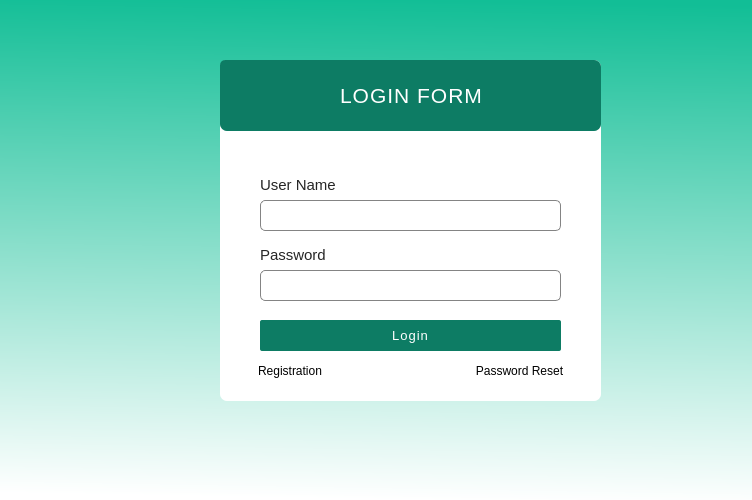
<?xml version="1.0" encoding="UTF-8"?>
<ui version="4.0">
 <class>login</class>
 <widget class="QWidget" name="login">
  <property name="geometry">
   <rect>
    <x>0</x>
    <y>0</y>
    <width>752</width>
    <height>500</height>
   </rect>
  </property>
  <property name="windowTitle">
   <string>Photoview</string>
  </property>
  <property name="windowIcon">
   <iconset>
    <normaloff>D:/projects/photoviewer/PhotoView/multimedia-photo-viewer-icon.png</normaloff>D:/projects/photoviewer/PhotoView/multimedia-photo-viewer-icon.png</iconset>
  </property>
  <property name="styleSheet">
   <string notr="true">*{
	background-color: qlineargradient(spread:pad, x1:0.511, y1:0, x2:0.483, y2:1, stop:0 rgba(18, 190, 150, 255), stop:1 rgba(255, 255, 255, 255));
}</string>
  </property>
  <widget class="QFrame" name="frame">
   <property name="geometry">
    <rect>
     <x>220</x>
     <y>60</y>
     <width>381</width>
     <height>341</height>
    </rect>
   </property>
   <property name="styleSheet">
    <string notr="true">*{
    border-radius:7px;
	background-color: white;
box-shadow: 5px 10px 8px #888888;
}</string>
   </property>
   <property name="frameShape">
    <enum>QFrame::StyledPanel</enum>
   </property>
   <property name="frameShadow">
    <enum>QFrame::Raised</enum>
   </property>
   <widget class="QFrame" name="frame_2">
    <property name="geometry">
     <rect>
      <x>0</x>
      <y>0</y>
      <width>381</width>
      <height>71</height>
     </rect>
    </property>
    <property name="styleSheet">
     <string notr="true">*{
    border-top-left-radius: 5px;
	
	background-color:rgb(13, 124, 100);
box-shadow:2px 3px 5px gray;
}</string>
    </property>
    <property name="frameShape">
     <enum>QFrame::StyledPanel</enum>
    </property>
    <property name="frameShadow">
     <enum>QFrame::Raised</enum>
    </property>
    <widget class="QLabel" name="label">
     <property name="geometry">
      <rect>
       <x>120</x>
       <y>10</y>
       <width>201</width>
       <height>51</height>
      </rect>
     </property>
     <property name="styleSheet">
      <string notr="true">*{
   color:white;
letter-spacing:1px;
}</string>
     </property>
     <property name="text">
      <string>&lt;html&gt;&lt;head/&gt;&lt;body&gt;&lt;p&gt;&lt;span style=&quot; font-size:16pt;&quot;&gt;LOGIN FORM&lt;/span&gt;&lt;/p&gt;&lt;/body&gt;&lt;/html&gt;</string>
     </property>
    </widget>
   </widget>
   <widget class="QLabel" name="label_2">
    <property name="geometry">
     <rect>
      <x>40</x>
      <y>110</y>
      <width>91</width>
      <height>31</height>
     </rect>
    </property>
    <property name="styleSheet">
     <string notr="true">*{
		color: #262626;
}</string>
    </property>
    <property name="text">
     <string>&lt;html&gt;&lt;head/&gt;&lt;body&gt;&lt;p&gt;&lt;span style=&quot; font-size:11pt;&quot;&gt;User Name&lt;/span&gt;&lt;/p&gt;&lt;/body&gt;&lt;/html&gt;</string>
    </property>
   </widget>
   <widget class="QLabel" name="label_3">
    <property name="geometry">
     <rect>
      <x>40</x>
      <y>180</y>
      <width>91</width>
      <height>31</height>
     </rect>
    </property>
    <property name="styleSheet">
     <string notr="true">*{
		color: #262626;
}</string>
    </property>
    <property name="text">
     <string>&lt;html&gt;&lt;head/&gt;&lt;body&gt;&lt;p&gt;&lt;span style=&quot; font-size:11pt;&quot;&gt;Password&lt;/span&gt;&lt;/p&gt;&lt;/body&gt;&lt;/html&gt;</string>
    </property>
   </widget>
   <widget class="QPushButton" name="pushButton">
    <property name="geometry">
     <rect>
      <x>40</x>
      <y>260</y>
      <width>301</width>
      <height>31</height>
     </rect>
    </property>
    <property name="styleSheet">
     <string notr="true">*{
background-color:rgb(13, 124, 100);
border-radius:2px;
letter-spacing:1px;
font-size:13px;
color:white;
}</string>
    </property>
    <property name="text">
     <string>Login</string>
    </property>
   </widget>
   <widget class="QLineEdit" name="userName">
    <property name="geometry">
     <rect>
      <x>40</x>
      <y>140</y>
      <width>301</width>
      <height>31</height>
     </rect>
    </property>
    <property name="styleSheet">
     <string notr="true">*{
    border-radius: 5px;
	border: 1px solid #848484;
	outline:0;
	box-shadow: 2px 3px 15px #848484;
   padding-top:2px;
   padding-left:2px;
}</string>
    </property>
   </widget>
   <widget class="QLineEdit" name="password">
    <property name="geometry">
     <rect>
      <x>40</x>
      <y>210</y>
      <width>301</width>
      <height>31</height>
     </rect>
    </property>
    <property name="styleSheet">
     <string notr="true">*{
    border-radius: 5px;
	border: 1px solid #848484;
	outline:0;
	box-shadow: 2px 3px 15px #848484;
   padding-top:2px;
   padding-left:2px;
}</string>
    </property>
    <property name="echoMode">
     <enum>QLineEdit::Password</enum>
    </property>
   </widget>
   <widget class="QPushButton" name="reg">
    <property name="geometry">
     <rect>
      <x>30</x>
      <y>300</y>
      <width>80</width>
      <height>21</height>
     </rect>
    </property>
    <property name="styleSheet">
     <string notr="true">*{
  color:black;
}</string>
    </property>
    <property name="text">
     <string>Registration</string>
    </property>
   </widget>
   <widget class="QPushButton" name="reset">
    <property name="geometry">
     <rect>
      <x>249</x>
      <y>300</y>
      <width>101</width>
      <height>21</height>
     </rect>
    </property>
    <property name="styleSheet">
     <string notr="true">*{
  color:black;
}</string>
    </property>
    <property name="text">
     <string>Password Reset</string>
    </property>
   </widget>
  </widget>
 </widget>
 <resources/>
 <connections/>
</ui>
